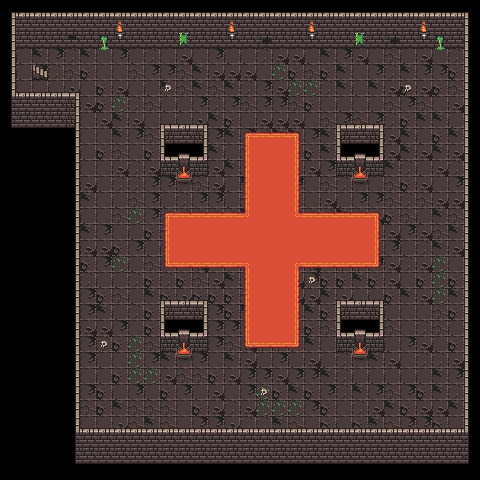

This is a level from a 2D game, rendered from its Tiled map with the project's own tilesets. A one-line summary and the map file follow, with tile-layer data summarised:
An orthogonal 30x30 tile map with 16x16 px tiles, 3 tile layers (back, back_over, over) and 234 objects.

<map version="1.10" tiledversion="1.10.2" orientation="orthogonal" renderorder="right-down" width="30" height="30" tilewidth="16" tileheight="16" infinite="0" nextlayerid="5" nextobjectid="235">
 <tileset firstgid="1" name="tileset" tilewidth="16" tileheight="16" tilecount="2880" columns="64">
  <image source="tileset.png" width="1024" height="720" />
  <tile id="64">
   <animation>
    <frame tileid="64" duration="200" />
    <frame tileid="69" duration="200" />
    <frame tileid="70" duration="200" />
   </animation>
  </tile>
  <tile id="128">
   <animation>
    <frame tileid="128" duration="200" />
    <frame tileid="133" duration="200" />
    <frame tileid="134" duration="200" />
   </animation>
  </tile>
  <tile id="1508">
   <animation>
    <frame tileid="1508" duration="200" />
    <frame tileid="1509" duration="200" />
    <frame tileid="1510" duration="200" />
    <frame tileid="1511" duration="200" />
    <frame tileid="1512" duration="200" />
    <frame tileid="1513" duration="200" />
    <frame tileid="1514" duration="200" />
    <frame tileid="1515" duration="200" />
   </animation>
  </tile>
 </tileset>
 <layer id="1" name="back" width="30" height="30">
  <data>[900 cells, 552 non-empty, 19 distinct tile ids]</data>
 </layer>
 <layer id="2" name="back_over" width="30" height="30">
  <data>[900 cells, 110 non-empty, 17 distinct tile ids]</data>
 </layer>
 <layer id="3" name="over" width="30" height="30">
  <data>[900 cells, 230 non-empty, 15 distinct tile ids]</data>
 </layer>
 <objectgroup id="4" name="wall">
  <object id="1" x="0" y="96" width="16" height="16" />
  <object id="2" x="0" y="112" width="16" height="16" />
  <object id="3" x="0" y="80" width="16" height="16" />
  <object id="4" x="0" y="48" width="16" height="16" />
  <object id="5" x="0" y="64" width="16" height="16" />
  <object id="6" x="0" y="32" width="16" height="16" />
  <object id="7" x="0" y="16" width="16" height="16" />
  <object id="8" x="0" y="0" width="16" height="16" />
  <object id="9" x="16" y="96" width="16" height="16" />
  <object id="10" x="16" y="112" width="16" height="16" />
  <object id="11" x="32" y="96" width="16" height="16" />
  <object id="12" x="32" y="112" width="16" height="16" />
  <object id="13" x="48" y="96" width="16" height="16" />
  <object id="14" x="48" y="112" width="16" height="16" />
  <object id="15" x="64" y="96" width="16" height="16" />
  <object id="16" x="64" y="112" width="16" height="16" />
  <object id="17" x="64" y="224" width="16" height="16" />
  <object id="18" x="64" y="240" width="16" height="16" />
  <object id="19" x="64" y="208" width="16" height="16" />
  <object id="20" x="64" y="176" width="16" height="16" />
  <object id="21" x="64" y="192" width="16" height="16" />
  <object id="22" x="64" y="160" width="16" height="16" />
  <object id="23" x="64" y="144" width="16" height="16" />
  <object id="24" x="64" y="128" width="16" height="16" />
  <object id="25" x="64" y="352" width="16" height="16" />
  <object id="26" x="64" y="368" width="16" height="16" />
  <object id="27" x="64" y="336" width="16" height="16" />
  <object id="28" x="64" y="304" width="16" height="16" />
  <object id="29" x="64" y="320" width="16" height="16" />
  <object id="30" x="64" y="288" width="16" height="16" />
  <object id="31" x="64" y="272" width="16" height="16" />
  <object id="32" x="64" y="256" width="16" height="16" />
  <object id="33" x="64" y="416" width="16" height="16" />
  <object id="34" x="64" y="432" width="16" height="16" />
  <object id="35" x="64" y="400" width="16" height="16" />
  <object id="36" x="64" y="384" width="16" height="16" />
  <object id="37" x="64" y="448" width="16" height="16" />
  <object id="38" x="80" y="432" width="16" height="16" />
  <object id="39" x="80" y="448" width="16" height="16" />
  <object id="40" x="96" y="432" width="16" height="16" />
  <object id="41" x="96" y="448" width="16" height="16" />
  <object id="42" x="112" y="432" width="16" height="16" />
  <object id="43" x="112" y="448" width="16" height="16" />
  <object id="44" x="128" y="432" width="16" height="16" />
  <object id="45" x="128" y="448" width="16" height="16" />
  <object id="46" x="144" y="432" width="16" height="16" />
  <object id="47" x="144" y="448" width="16" height="16" />
  <object id="48" x="160" y="432" width="16" height="16" />
  <object id="49" x="160" y="448" width="16" height="16" />
  <object id="50" x="176" y="432" width="16" height="16" />
  <object id="51" x="176" y="448" width="16" height="16" />
  <object id="52" x="192" y="432" width="16" height="16" />
  <object id="53" x="192" y="448" width="16" height="16" />
  <object id="54" x="208" y="432" width="16" height="16" />
  <object id="55" x="208" y="448" width="16" height="16" />
  <object id="56" x="224" y="432" width="16" height="16" />
  <object id="57" x="224" y="448" width="16" height="16" />
  <object id="58" x="240" y="432" width="16" height="16" />
  <object id="59" x="240" y="448" width="16" height="16" />
  <object id="60" x="256" y="432" width="16" height="16" />
  <object id="61" x="256" y="448" width="16" height="16" />
  <object id="62" x="272" y="432" width="16" height="16" />
  <object id="63" x="272" y="448" width="16" height="16" />
  <object id="64" x="288" y="432" width="16" height="16" />
  <object id="65" x="288" y="448" width="16" height="16" />
  <object id="66" x="304" y="432" width="16" height="16" />
  <object id="67" x="304" y="448" width="16" height="16" />
  <object id="68" x="320" y="432" width="16" height="16" />
  <object id="69" x="320" y="448" width="16" height="16" />
  <object id="70" x="336" y="432" width="16" height="16" />
  <object id="71" x="336" y="448" width="16" height="16" />
  <object id="72" x="352" y="432" width="16" height="16" />
  <object id="73" x="352" y="448" width="16" height="16" />
  <object id="74" x="368" y="432" width="16" height="16" />
  <object id="75" x="368" y="448" width="16" height="16" />
  <object id="76" x="384" y="432" width="16" height="16" />
  <object id="77" x="384" y="448" width="16" height="16" />
  <object id="78" x="400" y="432" width="16" height="16" />
  <object id="79" x="400" y="448" width="16" height="16" />
  <object id="80" x="416" y="432" width="16" height="16" />
  <object id="81" x="416" y="448" width="16" height="16" />
  <object id="82" x="432" y="432" width="16" height="16" />
  <object id="83" x="432" y="448" width="16" height="16" />
  <object id="84" x="448" y="432" width="16" height="16" />
  <object id="85" x="448" y="448" width="16" height="16" />
  <object id="86" x="464" y="432" width="16" height="16" />
  <object id="87" x="464" y="448" width="16" height="16" />
  <object id="88" x="464" y="192" width="16" height="16" />
  <object id="89" x="464" y="208" width="16" height="16" />
  <object id="90" x="464" y="176" width="16" height="16" />
  <object id="91" x="464" y="144" width="16" height="16" />
  <object id="92" x="464" y="160" width="16" height="16" />
  <object id="93" x="464" y="128" width="16" height="16" />
  <object id="94" x="464" y="112" width="16" height="16" />
  <object id="95" x="464" y="96" width="16" height="16" />
  <object id="96" x="464" y="320" width="16" height="16" />
  <object id="97" x="464" y="336" width="16" height="16" />
  <object id="98" x="464" y="304" width="16" height="16" />
  <object id="99" x="464" y="272" width="16" height="16" />
  <object id="100" x="464" y="288" width="16" height="16" />
  <object id="101" x="464" y="256" width="16" height="16" />
  <object id="102" x="464" y="240" width="16" height="16" />
  <object id="103" x="464" y="224" width="16" height="16" />
  <object id="104" x="464" y="384" width="16" height="16" />
  <object id="105" x="464" y="400" width="16" height="16" />
  <object id="106" x="464" y="368" width="16" height="16" />
  </objectgroup>
</map>
<!-- 128 of 234 objects omitted -->
